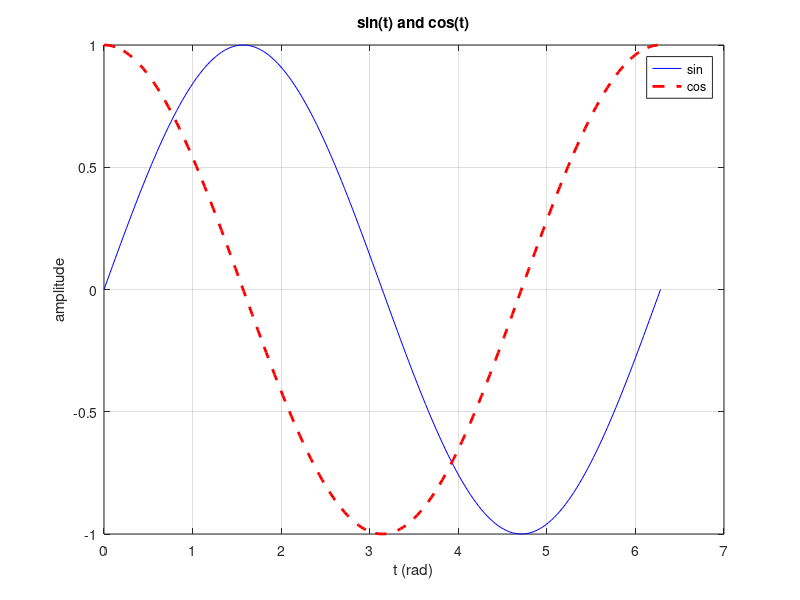

Source code (MATLAB):
%% Week 1 - MATLAB basics  |  أساسيات الماتلاب
% المتغيرات، المصفوفات، العمليات، والرسم البياني
clc; clear; close all

%% Variables and arithmetic  |  المتغيرات والعمليات الحسابية
a = 5
b = 3;
c = a^2 + sqrt(b)          % عند حذف الفاصلة المنقوطة تظهر النتيجة

%% Vectors and matrices  |  المتجهات والمصفوفات
v = [1 2 3 4 5]            % متجه صفي
w = (1:5)'                 % متجه عمودي
A = [4 -2; 1 1]
B = A'                     % المنقول
C = A * B                  % ضرب مصفوفات
D = A .* B                 % ضرب عنصر بعنصر
detA = det(A)
invA = inv(A)
lambda = eig(A)            % القيم الذاتية

%% Polynomials  |  كثيرات الحدود
p = [1 6 11 6];            % s^3 + 6s^2 + 11s + 6
r = roots(p)               % الجذور
p2 = poly(r)               % استرجاع كثيرة الحدود من الجذور
q = conv([1 1], [1 2])     % (s+1)(s+2)

%% Loops and conditions  |  الحلقات والشروط
total = 0;
for k = 1:10
    total = total + k;
end
fprintf('Sum of 1..10 = %d\n', total);
if total > 50
    disp('Total is greater than 50')
else
    disp('Total is 50 or less')
end

%% Plotting  |  الرسم
t = linspace(0, 2*pi, 200);
plot(t, sin(t), 'b', t, cos(t), 'r--', 'LineWidth', 2)
grid on
title('sin(t) and cos(t)')
xlabel('t (rad)'); ylabel('amplitude')
legend('sin', 'cos')
